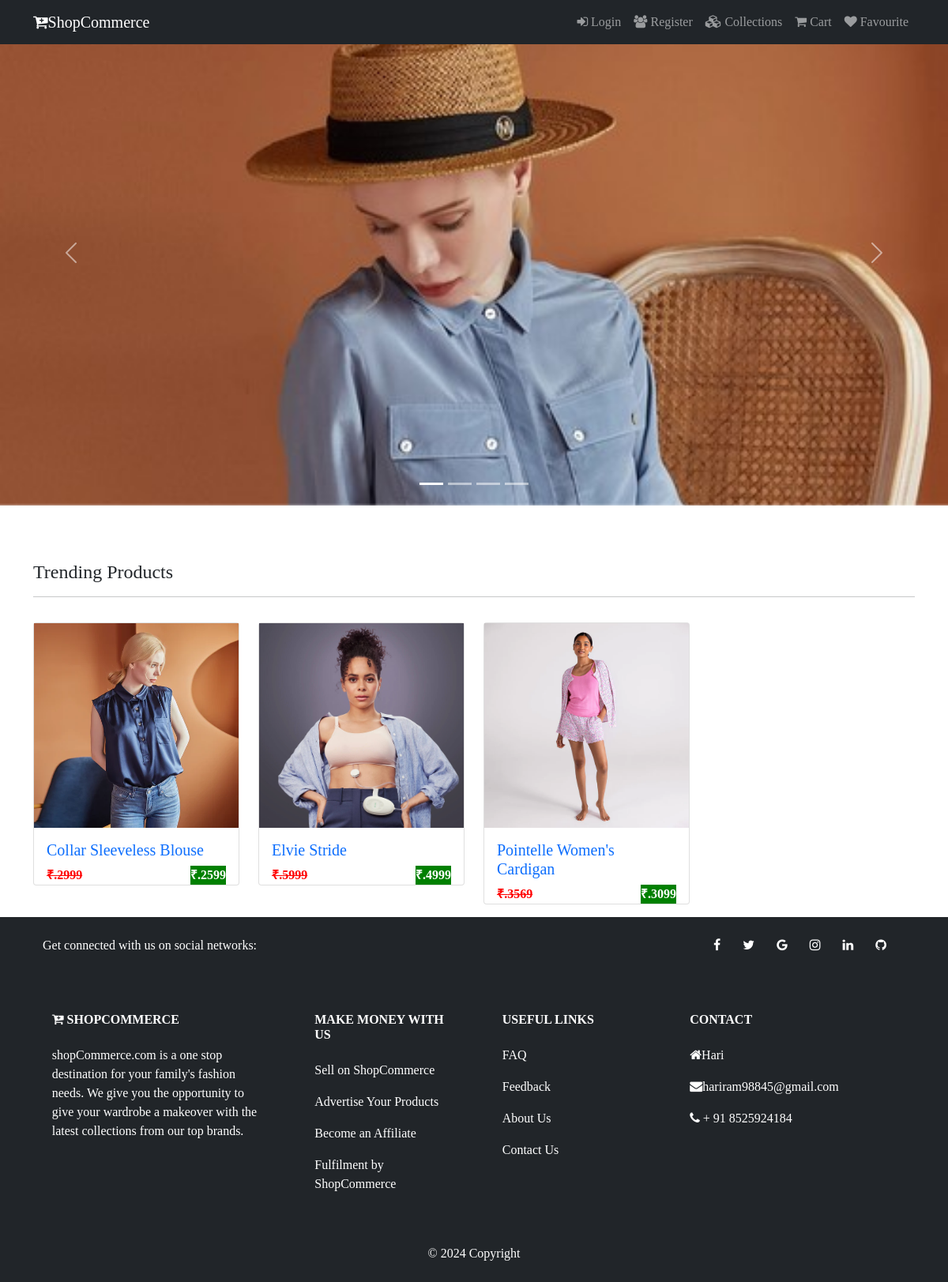
The page / on the database its author committed.
### shop/models.py (models this page shows, shortened)
class Product(models.Model):
    catageory = models.ForeignKey(Catageory, on_delete=models.CASCADE)
    name = models.CharField(max_length=150, null=False, blank=False)
    vendor = models.CharField(max_length=150, null=False, blank=False)
    product_image = models.ImageField(upload_to=getfile, null=True, blank=True)  # Fixed function name
    quantity = models.IntegerField(null=False, blank=False)
    original_price = models.FloatField(null=False, blank=False)
    selling_price = models.FloatField(null=False, blank=False)
    description = models.TextField(max_length=500, null=False, blank=False)
    status = models.BooleanField(default=False, help_text="0-show,1-Hidden")
    trending = models.BooleanField(default=False, help_text="0-show,1-Trending")
    created_at = models.DateTimeField(auto_now_add=True)

### shop/views.py (the view)
# urls.py: 2. Add a URL to urlpatterns:  path('', views.home, name='home')
def home(request):
    products = Product.objects.filter(trending=1)
    return render(request,'shop/index.html',{"products":products})

### templates/shop/index.html (shortened to what this page needs)
{% extends 'shop/main.html' %}
{% block content %}
{% include 'shop/slider.html' %}
<div class="container" style="margin-top:70px">
    <div class="row">
        <div class="col-12">
             <h4 class="mb-3">Trending Products</h4>
			 <hr style="border-color: #b8bfc2">
            <div class="row">
                {% for item in products %}
                <div class="col-md-4 col-lg-3 padded-card">
                    <div class="card my-3">
                        <img src="{{item.product_image.url}}" class="card-image-top" alt="Categories">
                        <a href="{% url 'product_details' item.catageory.name item.name %}">
                            <div class="card-body">
                                <h5 class="card-title text-primary">{{ item.name }}</h5>
                                <p class="card-text">
                                    <span class="float-start old_price"><s>₹.{{item.original_price | stringformat:'d'}}</s></span>
                                    <span class="float-end new_price">₹.{{item.selling_price | stringformat:'d'}}</span>
                                </p>
                            </div>
                        </a>
                    </div>
                </div>
                {% endfor %}
            </div>
        </div>
    </div>
</div>
{% endblock %}

### templates/shop/main.html (shortened to what this page needs)
{% load static %}
<!doctype html>
<html lang="en">
  <head>
    <link href="https://cdn.jsdelivr.net/npm/bootstrap@5.0.2/dist/css/bootstrap.min.css" rel="stylesheet">
	<link rel="stylesheet" href="https://cdnjs.cloudflare.com/ajax/libs/font-awesome/4.7.0/css/font-awesome.min.css">
	<link rel = "stylesheet" href = "{% static 'css/style.css' %}">
  </head>
  <body>
	{% include 'shop/navbar.html' %}
    {% block content %}
	{% endblock content %}
	{% include 'shop/footer.html'%}
  </body>
</html>

### templates/shop/navbar.html (shortened to what this page needs)
<nav class="navbar navbar-expand-lg navbar-dark bg-dark fixed-top">
  <div class="container">
    <a class="navbar-brand" href="#"><i class="fa fa-cart-plus"></i>ShopCommerce</a>
    <div class="collapse navbar-collapse" id="navbarNav">
      <ul class="navbar-nav ms-auto">
        {% if request.user.is_authenticated %}
          <a class="nav-link" aria-current="page" href="#"><i class="fa fa-user"></i> {{request.user}}</a>
          <a class="nav-link" aria-current="page" href="{% url 'logout' %}"><i class="fa fa-sign-out"></i> Logout</a>
        {% else %}
          <a class="nav-link" href="{% url 'login' %}"><i class="fa fa-sign-in"></i> Login</a>
          <a class="nav-link" href="{% url 'register' %}"><i class="fa fa-users"></i> Register</a>
        {% endif %}
          <a class="nav-link" href="{% url 'collections' %}"><i class="fa fa-cubes"></i> Collections</a>
          <a class="nav-link" href="{% url 'cart' %}"><i class="fa fa-shopping-cart"></i> Cart</a>
          <a class="nav-link" href="{% url 'fav_view_page' %}"><i class="fa fa-heart"></i> Favourite</a>
      </ul>
    </div>
  </div>
</nav>

### templates/shop/slider.html (shortened to what this page needs)
{% load static %}
<div id="carouselExampleIndicators" class="carousel slide" data-bs-ride="carousel">
  <div class="carousel-indicators">
    <button type="button" data-bs-target="#carouselExampleIndicators" data-bs-slide-to="0" class="active" aria-current="true" aria-label="Slide 1"></button>
    <button type="button" data-bs-target="#carouselExampleIndicators" data-bs-slide-to="1" aria-label="Slide 2"></button>
    <button type="button" data-bs-target="#carouselExampleIndicators" data-bs-slide-to="2" aria-label="Slide 3"></button>
    <button type="button" data-bs-target="#carouselExampleIndicators" data-bs-slide-to="3" aria-label="Slide 4"></button>
  </div>
  <div class="carousel-inner">
    <div class="carousel-item active">
      <img src="{% static 'images/test.jpg' %}" class="d-block w-100" alt="Soft Strokes" width="800" height="400">
    </div>
  </div>
  <button class="carousel-control-prev" type="button" data-bs-target="#carouselExampleIndicators" data-bs-slide="prev">
    <span class="carousel-control-prev-icon" aria-hidden="true"></span>
  </button>
  <button class="carousel-control-next" type="button" data-bs-target="#carouselExampleIndicators" data-bs-slide="next">
    <span class="carousel-control-next-icon" aria-hidden="true"></span>
  </button>
</div>

### templates/shop/footer.html
<footer class="text-center text-lg-start bg-dark text-white">
    <section class="container d-flex justify-content-center justify-content-lg-between p-4">
      <div class="me-5 d-none d-lg-block">
        <span>Get connected with us on social networks:</span>
      </div>
      <div>
        <a href="" class="me-4 text-reset"><i class="fa fa-facebook"></i></a>
        <a href="" class="me-4 text-reset"><i class="fa fa-twitter"></i></a>
        <a href="" class="me-4 text-reset"><i class="fa fa-google"></i></a>
        <a href="" class="me-4 text-reset"><i class="fa fa-instagram"></i></a>
        <a href="" class="me-4 text-reset"><i class="fa fa-linkedin"></i></a>
        <a href="" class="me-4 text-reset"><i class="fa fa-github"></i></a>
      </div>
    </section>
    <section class="">
      <div class="container text-center text-md-start mt-5">
        <div class="row mt-3">
          <div class="col-md-3 col-lg-4 col-xl-3 mx-auto mb-4">
            <h6 class="text-uppercase fw-bold mb-4"><i class="fa fa-cart-plus"></i> ShopCommerce</h6>
            <p>
              shopCommerce.com is a one stop destination for your family's fashion needs.
               We give you the opportunity to give your wardrobe a makeover with the latest collections from our top brands.
            </p>
          </div>
          <div class="col-md-2 col-lg-2 col-xl-2 mx-auto mb-4">
            <h6 class="text-uppercase fw-bold mb-4">Make Money with Us</h6>
            <p><a href="#!" class="text-reset">Sell on ShopCommerce</a></p>
            <p><a href="#!" class="text-reset">Advertise Your Products</a></p>
            <p><a href="#!" class="text-reset">Become an Affiliate</a></p>
            <p><a href="#!" class="text-reset">Fulfilment by ShopCommerce</a></p>
          </div>
          <div class="col-md-3 col-lg-2 col-xl-2 mx-auto mb-4">
            <h6 class="text-uppercase fw-bold mb-4">Useful links</h6>
            <p><a href="#!" class="text-reset">FAQ</a></p>
            <p><a href="#!" class="text-reset">Feedback</a></p>
            <p><a href="#!" class="text-reset">About Us</a></p>
            <p><a href="#!" class="text-reset">Contact Us</a></p>
          </div>
          <div class="col-md-4 col-lg-3 col-xl-3 mx-auto mb-md-0 mb-4">
            <h6 class="text-uppercase fw-bold mb-4"> Contact</h6>
            <p><i class="fa fa-home"></i>Hari</p>
            <p><i class="fa fa-envelope"></i>hariram98845@gmail.com</p>
            <p><i class="fa fa-phone"></i> + 91 8525924184</p>
          </div>
        </div>
      </div>
    </section>
    <div class="text-center p-4">
      &copy;  2024 Copyright <a class="text-reset fw-bold" href="https://tutorjoes.in/"></a>
    </div>
  </footer>

### static/css/style.css (style rules this page uses)
body { font-family: "Mulish", "sans-serif"; }
a { text-decoration:none; }
.carousel-item img { object-fit: cover; object-position : top; height: 80vh; overflow : hidden; }
.old_price { font-weight:bold; color : red; }
.new_price { font-weight:bold; background-color:green; color:white; }

### rows shown on the page
Product: product_image (picture), name "Collar Sleeveless Blouse", original_price "2999", selling_price "2599"
Product: product_image (picture), name "Elvie Stride", original_price "5999", selling_price "4999"
Product: product_image (picture), name "Pointelle Women's Cardigan", original_price "3569", selling_price "3099"
